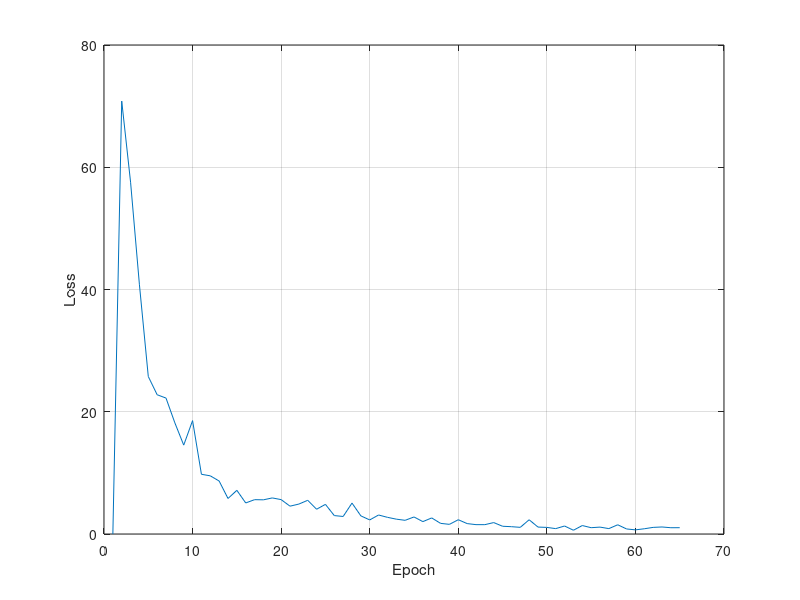

The MATLAB source for this figure:
cost_list = [str2num(fileread('cost_history.txt'))];

figure();
x = 1:length(cost_list);
plot(x, cost_list);
grid on
xlabel('Epoch');
ylabel('Loss');